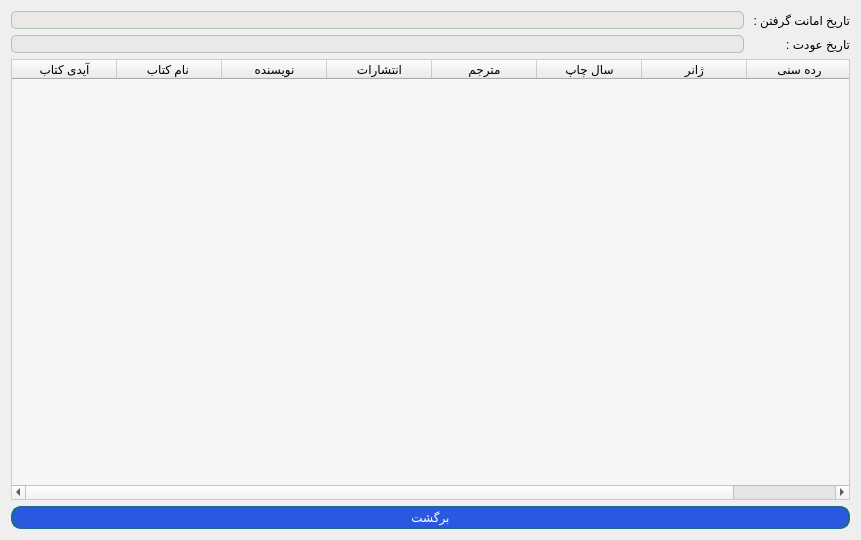
<?xml version="1.0" encoding="UTF-8"?>
<ui version="4.0">
 <class>ListOfBorrowedBooks</class>
 <widget class="QDialog" name="ListOfBorrowedBooks">
  <property name="geometry">
   <rect>
    <x>0</x>
    <y>0</y>
    <width>861</width>
    <height>540</height>
   </rect>
  </property>
  <property name="windowTitle">
   <string>لیست امانت ها</string>
  </property>
  <property name="windowIcon">
   <iconset resource="resources.qrc">
    <normaloff>:/img/images/login.png</normaloff>:/img/images/login.png</iconset>
  </property>
  <property name="styleSheet">
   <string notr="true">
QLineEdit{
	border : 1px solid #b0bfae;
	border-radius : 5px;
	background-color : #ebe8e8;
}

QPushButton{
	border-radius: 10px;
	padding : 2px 5px;
	background :#2b58e0;
	border : 2px solid #21698a;
	color : white;
}
QPushButton:hover {
	background-color : #75a0eb ;
}
QToolButton
{
border-radius:10px;
background:red;
color:white;
}


QTableWidget{
selection-background-color: #75a0eb ;
border : 1px solid #ccc;
background-color : #f6f6f6;
alternate-background-color : #e9e9e9;
color : black;
}


</string>
  </property>
  <layout class="QVBoxLayout" name="verticalLayout">
   <item>
    <layout class="QGridLayout" name="gridLayout">
     <item row="0" column="0">
      <widget class="QLineEdit" name="borrowingDate">
       <property name="readOnly">
        <bool>true</bool>
       </property>
      </widget>
     </item>
     <item row="0" column="1">
      <widget class="QLabel" name="label">
       <property name="text">
        <string>تاریخ امانت گرفتن : </string>
       </property>
      </widget>
     </item>
     <item row="1" column="0">
      <widget class="QLineEdit" name="returnDate">
       <property name="readOnly">
        <bool>true</bool>
       </property>
      </widget>
     </item>
     <item row="1" column="1">
      <widget class="QLabel" name="label_2">
       <property name="text">
        <string>تاریخ عودت :</string>
       </property>
      </widget>
     </item>
    </layout>
   </item>
   <item>
    <widget class="QTableWidget" name="tableBooks">
     <property name="editTriggers">
      <set>QAbstractItemView::NoEditTriggers</set>
     </property>
     <attribute name="horizontalHeaderDefaultSectionSize">
      <number>105</number>
     </attribute>
     <attribute name="horizontalHeaderShowSortIndicator" stdset="0">
      <bool>false</bool>
     </attribute>
     <attribute name="horizontalHeaderStretchLastSection">
      <bool>true</bool>
     </attribute>
     <attribute name="verticalHeaderStretchLastSection">
      <bool>true</bool>
     </attribute>
     <column>
      <property name="text">
       <string>آیدی کتاب</string>
      </property>
     </column>
     <column>
      <property name="text">
       <string>نام کتاب </string>
      </property>
     </column>
     <column>
      <property name="text">
       <string>نویسنده</string>
      </property>
     </column>
     <column>
      <property name="text">
       <string>انتشارات</string>
      </property>
     </column>
     <column>
      <property name="text">
       <string>مترجم</string>
      </property>
     </column>
     <column>
      <property name="text">
       <string>سال چاپ</string>
      </property>
     </column>
     <column>
      <property name="text">
       <string>ژانر</string>
      </property>
     </column>
     <column>
      <property name="text">
       <string>رده سنی</string>
      </property>
     </column>
    </widget>
   </item>
   <item>
    <widget class="QPushButton" name="back">
     <property name="text">
      <string>برگشت</string>
     </property>
    </widget>
   </item>
  </layout>
 </widget>
 <resources>
  <include location="resources.qrc"/>
 </resources>
 <connections/>
</ui>
